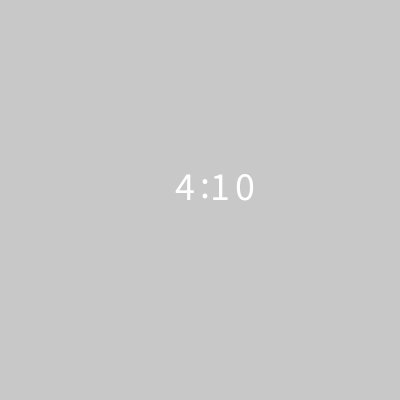
Frame 1 (no input)
Frame 60 (the mouse pressed at the canvas centre just before this capture): identical to frame 1, image omitted
Frame 120 (the mouse held since frame 60 and released just before this capture): identical to frame 1, image omitted

The Processing sketch that drew this single still picture (run headless with seeded random() and noise(); from frame 60 on, the mouse is pressed at the canvas centre):

// Processing sketch: clock_
// ── clock_.pde
float hx = 150;
int min;
int min1,min10;

void setup(){
  size(400, 400);
}

void draw(){
  if (hour() < 10){
    hx = 175;
  }
  
  min = minute();
  min10 = min/10;
  min1 = min%10;
  
  background(200, 200, 200);
  textSize(40);
  fill(255);
  text(":", 200, height/2 - 2);
  text(hour(), hx, height/2);
  text(min10, 210, height/2);
  text(min1, 235, height/2);
}
